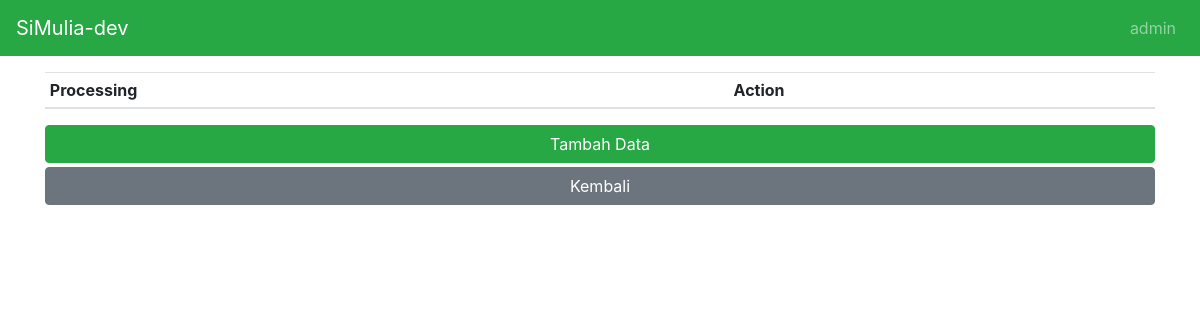
Page /processing_list (signed in) on the earlier database version.
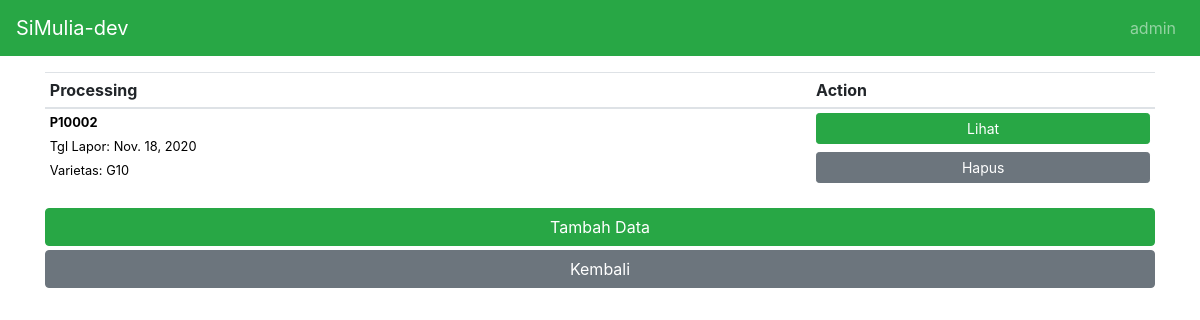
Same page on the later database version.
### simuliaapp/models.py (models this page shows, shortened)
class Processing(models.Model):
    processingid = models.CharField(db_column='processingid', max_length=50, blank=False, verbose_name='Processing ID')
    variety = models.ForeignKey(Variety, on_delete=models.CASCADE, verbose_name='Varietas')
    in_date = models.DateField(db_column='in_date', max_length=100, blank= True, null=True, verbose_name='Tanggal Masuk')
    weight = models.FloatField(db_column='weight', blank=False,  verbose_name='Berat Tongkol (kg)')
    source = models.CharField(db_column='source', max_length=100, blank=False, verbose_name='Asal Benih')
    cp_name = models.TextField(db_column='cp_name',max_length=100, blank=False, verbose_name='Penanggung Jawab')
    out_date = models.DateField(db_column='out_date', max_length=100, blank= True, null=True, verbose_name='Tanggal Keluar')
    result = models.CharField(db_column='result',max_length=100, blank=False, verbose_name='Hasil Benih')
    evidence = models.ImageField(upload_to='uploaded/evidence', verbose_name='Upload Image')
    created_date = models.DateField( blank=True, default=datetime.now, verbose_name='Tanggal Laporan')
    class Meta:
        db_table = 'processing'
        verbose_name = 'Processing Benih'
        verbose_name_plural = 'Processing Benih'

class Variety(models.Model):
    name = models.CharField(db_column='name', max_length=50, blank=False, verbose_name='Nama Varietas')
    description = models.TextField(db_column='description', max_length=200, blank=False, verbose_name='Deskripsi')
    class Meta:
        db_table = 'variety'
        verbose_name = 'Varietas'
        verbose_name_plural = 'Varietas'
    def __str__(self):
        return self.name

### simuliaapp/views.py (the view)
# urls.py: path('processing_list', views.processingList, name='processing_list'),
@login_required
def processingList(request):
    processings = Processing.objects.all()
    return render(request,'pages/processing_list.html',{'processings':processings})

### simuliaapp/templates/pages/processing_list.html (shortened to what this page needs)
{% extends 'layout/app.html' %}
{% load static %}
{% block body %}
<div id="content-wrapper">
    <div class="container">
        <table class="table datatable display table-sm" id="processing-list">
            <thead >
                <tr>
                    <th>Processing</th>
                    <th>Action</th>
                </tr>
            </thead>
            <tbody>
                {%for processing in processings%}
                <tr>
                    <td>
                        <div class="link">
                            <p class="media-body mb-0 lh-125 border-gray">
                                <small>
                                    <strong class="d-block text-gray-dark">{{processing.processingid}}</strong>
                                    Tgl Lapor: {{processing.created_date}}
                                    </br> Varietas: {{processing.variety}}
                                </small>
                            </p>
                        </div>
                    </td>
                    <td>
                        <a type="button" class="btn btn-success mb-1 btn-block btn-sm"
                            href="/processing_detail/{{ processing.id }}">Lihat</a>
                        <button type="button" class="btn btn-secondary mb-1 btn-block btn-sm" data-toggle="modal"
                            data-target="#exampleModal" data-id="{{ processing.id }}"
                            data-processingid="{{ processing.processingid }}">
                            Hapus
                        </button>
                    </td>
                </tr>
                {%endfor%}
            </tbody>
        </table>
        <a type="button" class="btn btn-success btn-block mt-1" href="{%url 'processing_create' %}">Tambah Data</a>
        <a type="button" class="btn btn-secondary btn-block mt-1" href="{%url 'home' %}">Kembali</a>
    </div>
</div>
{% endblock %}

Differences in the rows shown:
added Processing: processingid "P10002", created_date "Nov. 18, 2020", variety "G10"
